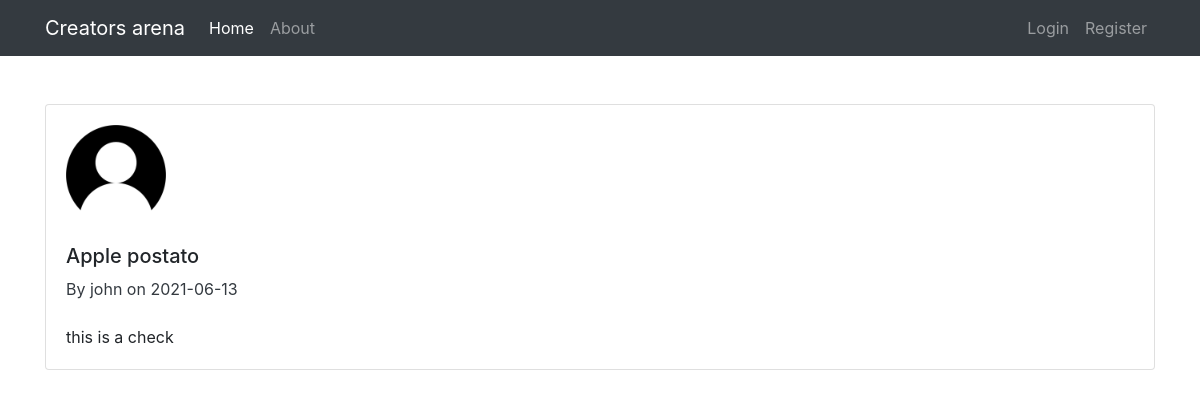
/post/10, run on the app's committed database.
### flaskblog/models.py (models this page shows, shortened)
class User(db.Model, UserMixin):
    id = db.Column(db.Integer, primary_key = True)
    username = db.Column(db.String(20), unique = True, nullable = False)
    email = db.Column(db.String(120), unique = True, nullable = False)
    image_file = db.Column(db.String(20), nullable=False,  default = 'default.png' )
    password = db.Column(db.String(60), nullable = False)
    posts = db.relationship('Post', backref='author', lazy=True )

class Post(db.Model):
    id = db.Column(db.Integer, primary_key = True)
    title = db.Column(db.String(20), nullable=False)
    date_posted = db.Column(db.DateTime, nullable=False, default = datetime.utcnow)
    user_id = db.Column(db.Integer, db.ForeignKey('user.id'), nullable= False)
    content = db.Column(db.Text, nullable= False)

### flaskblog/routes.py (the view)
@app.route("/post/<int:post_id>")
def post(post_id):
    post = Post.query.get_or_404(post_id)
    return render_template("post.html", title = post.title , post=post, legend='Create Post')

### flaskblog/templates/post.html (shortened to what this page needs)
{% extends "layout.html"%}
{% block content %}
    <div class="card mt-4">
        <div class="card-body">
            <img class="account-img" src= "{{ url_for('static', filename= 'profile_pic/' + post.author.image_file ) }}" >
            <div class="card-title " style="font-weight:500; font-size:20px">{{ post.title }}</div>
            <div class="card-subtitle text-dark" >By {{ post.author.username }} on {{ post.date_posted.strftime('%Y-%m-%d') }}</div>
            <div class="card-text mt-4">{{ post.content }}</div>
        </div>
    </div>
{% endblock content %}

### flaskblog/static/main.css (style rules this page uses)
body { background: #fafafa; color: #333333; margin-top: 5rem; }
.account-img { height: 100px; width: 100px; margin-right: 20px; margin-bottom: 16px; }

### data on the page
User: image_file (placeholder picture), author.username "john"
Post: title "Apple postato", date_posted "2021-06-13", content "this is a check"
